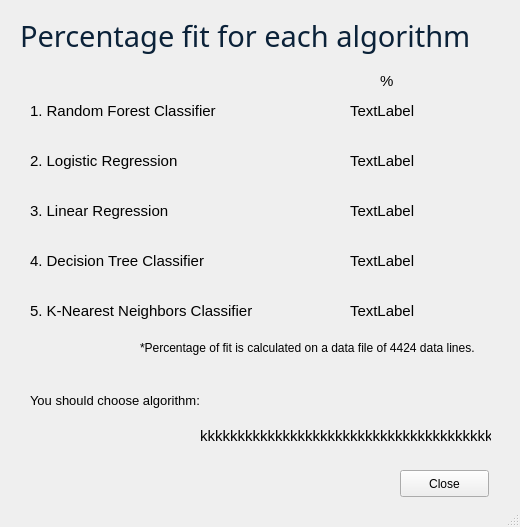
<?xml version="1.0" encoding="UTF-8"?>
<ui version="4.0">
 <class>MainWindow</class>
 <widget class="QMainWindow" name="MainWindow">
  <property name="geometry">
   <rect>
    <x>0</x>
    <y>0</y>
    <width>520</width>
    <height>527</height>
   </rect>
  </property>
  <property name="windowTitle">
   <string>Percentage</string>
  </property>
  <widget class="QWidget" name="centralwidget">
   <widget class="QLabel" name="label_3">
    <property name="geometry">
     <rect>
      <x>20</x>
      <y>10</y>
      <width>501</width>
      <height>51</height>
     </rect>
    </property>
    <property name="font">
     <font>
      <family>Segoe UI Light</family>
      <pointsize>22</pointsize>
      <weight>50</weight>
      <italic>false</italic>
      <bold>false</bold>
     </font>
    </property>
    <property name="styleSheet">
     <string notr="true">color: rgb(11, 34, 57);</string>
    </property>
    <property name="text">
     <string>Percentage fit for each algorithm</string>
    </property>
   </widget>
   <widget class="QLabel" name="label">
    <property name="geometry">
     <rect>
      <x>140</x>
      <y>340</y>
      <width>421</width>
      <height>16</height>
     </rect>
    </property>
    <property name="text">
     <string>*Percentage of fit is calculated on a data file of 4424 data lines.</string>
    </property>
   </widget>
   <widget class="QLabel" name="label_2">
    <property name="geometry">
     <rect>
      <x>30</x>
      <y>100</y>
      <width>231</width>
      <height>21</height>
     </rect>
    </property>
    <property name="font">
     <font>
      <pointsize>11</pointsize>
     </font>
    </property>
    <property name="text">
     <string>1. Random Forest Classifier</string>
    </property>
   </widget>
   <widget class="QLabel" name="label_4">
    <property name="geometry">
     <rect>
      <x>30</x>
      <y>200</y>
      <width>231</width>
      <height>21</height>
     </rect>
    </property>
    <property name="font">
     <font>
      <pointsize>11</pointsize>
     </font>
    </property>
    <property name="text">
     <string>3. Linear Regression</string>
    </property>
   </widget>
   <widget class="QLabel" name="label_5">
    <property name="geometry">
     <rect>
      <x>30</x>
      <y>145</y>
      <width>231</width>
      <height>31</height>
     </rect>
    </property>
    <property name="font">
     <font>
      <pointsize>11</pointsize>
     </font>
    </property>
    <property name="text">
     <string>2. Logistic Regression</string>
    </property>
   </widget>
   <widget class="QLabel" name="label_6">
    <property name="geometry">
     <rect>
      <x>30</x>
      <y>250</y>
      <width>271</width>
      <height>21</height>
     </rect>
    </property>
    <property name="font">
     <font>
      <pointsize>11</pointsize>
     </font>
    </property>
    <property name="text">
     <string>4. Decision Tree Classifier</string>
    </property>
   </widget>
   <widget class="QLabel" name="label_7">
    <property name="geometry">
     <rect>
      <x>30</x>
      <y>295</y>
      <width>281</width>
      <height>31</height>
     </rect>
    </property>
    <property name="font">
     <font>
      <pointsize>11</pointsize>
     </font>
    </property>
    <property name="text">
     <string>5. K-Nearest Neighbors Classifier</string>
    </property>
   </widget>
   <widget class="QLabel" name="label_random">
    <property name="geometry">
     <rect>
      <x>350</x>
      <y>100</y>
      <width>131</width>
      <height>21</height>
     </rect>
    </property>
    <property name="font">
     <font>
      <pointsize>11</pointsize>
     </font>
    </property>
    <property name="text">
     <string>TextLabel</string>
    </property>
   </widget>
   <widget class="QLabel" name="label_logic">
    <property name="geometry">
     <rect>
      <x>350</x>
      <y>150</y>
      <width>131</width>
      <height>21</height>
     </rect>
    </property>
    <property name="font">
     <font>
      <pointsize>11</pointsize>
     </font>
    </property>
    <property name="text">
     <string>TextLabel</string>
    </property>
   </widget>
   <widget class="QLabel" name="label_liner">
    <property name="geometry">
     <rect>
      <x>350</x>
      <y>200</y>
      <width>131</width>
      <height>21</height>
     </rect>
    </property>
    <property name="font">
     <font>
      <pointsize>11</pointsize>
     </font>
    </property>
    <property name="text">
     <string>TextLabel</string>
    </property>
   </widget>
   <widget class="QLabel" name="label_decision">
    <property name="geometry">
     <rect>
      <x>350</x>
      <y>250</y>
      <width>131</width>
      <height>21</height>
     </rect>
    </property>
    <property name="font">
     <font>
      <pointsize>11</pointsize>
     </font>
    </property>
    <property name="text">
     <string>TextLabel</string>
    </property>
   </widget>
   <widget class="QLabel" name="label_knn">
    <property name="geometry">
     <rect>
      <x>350</x>
      <y>300</y>
      <width>131</width>
      <height>21</height>
     </rect>
    </property>
    <property name="font">
     <font>
      <pointsize>11</pointsize>
     </font>
    </property>
    <property name="text">
     <string>TextLabel</string>
    </property>
   </widget>
   <widget class="QLabel" name="label_14">
    <property name="geometry">
     <rect>
      <x>30</x>
      <y>390</y>
      <width>231</width>
      <height>20</height>
     </rect>
    </property>
    <property name="font">
     <font>
      <pointsize>10</pointsize>
     </font>
    </property>
    <property name="text">
     <string>You should choose algorithm:</string>
    </property>
   </widget>
   <widget class="QLabel" name="label_tt">
    <property name="geometry">
     <rect>
      <x>200</x>
      <y>420</y>
      <width>291</width>
      <height>31</height>
     </rect>
    </property>
    <property name="font">
     <font>
      <pointsize>11</pointsize>
     </font>
    </property>
    <property name="text">
     <string>kkkkkkkkkkkkkkkkkkkkkkkkkkkkkkkkkkkkkkkk</string>
    </property>
   </widget>
   <widget class="QLabel" name="label_random_2">
    <property name="geometry">
     <rect>
      <x>380</x>
      <y>70</y>
      <width>131</width>
      <height>21</height>
     </rect>
    </property>
    <property name="font">
     <font>
      <pointsize>11</pointsize>
     </font>
    </property>
    <property name="text">
     <string>%</string>
    </property>
   </widget>
   <widget class="QPushButton" name="btn_close">
    <property name="geometry">
     <rect>
      <x>400</x>
      <y>470</y>
      <width>89</width>
      <height>27</height>
     </rect>
    </property>
    <property name="text">
     <string>Close</string>
    </property>
   </widget>
  </widget>
  <widget class="QMenuBar" name="menubar">
   <property name="geometry">
    <rect>
     <x>0</x>
     <y>0</y>
     <width>520</width>
     <height>25</height>
    </rect>
   </property>
  </widget>
  <widget class="QStatusBar" name="statusbar"/>
 </widget>
 <resources/>
 <connections/>
</ui>
